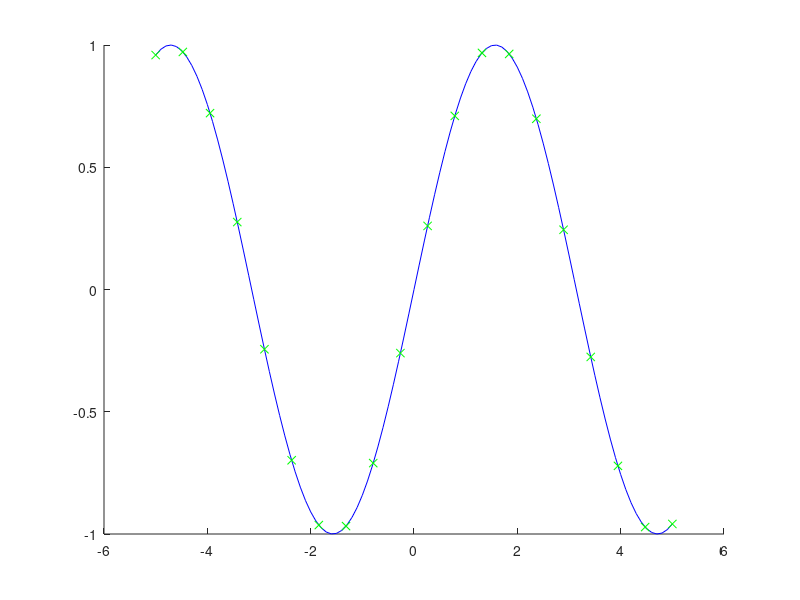

This figure's MATLAB source: (Note: this script raises an error after producing the figure.)
hold on;

x = -5 : 0.1 : 5;
y = sin(x);

plot(x, y, '-b');

x_equi = linspace(-5, 5, 20);
y_equi = sin(x_equi);

plot(x_equi, y_equi, 'xg');

result = zeros(1, length(x));

for i = 1:length(x)
  result(i) = aitkens(x_equi, y_equi, x(i), 0.001)
endfor

plot(x, result, '-r');

